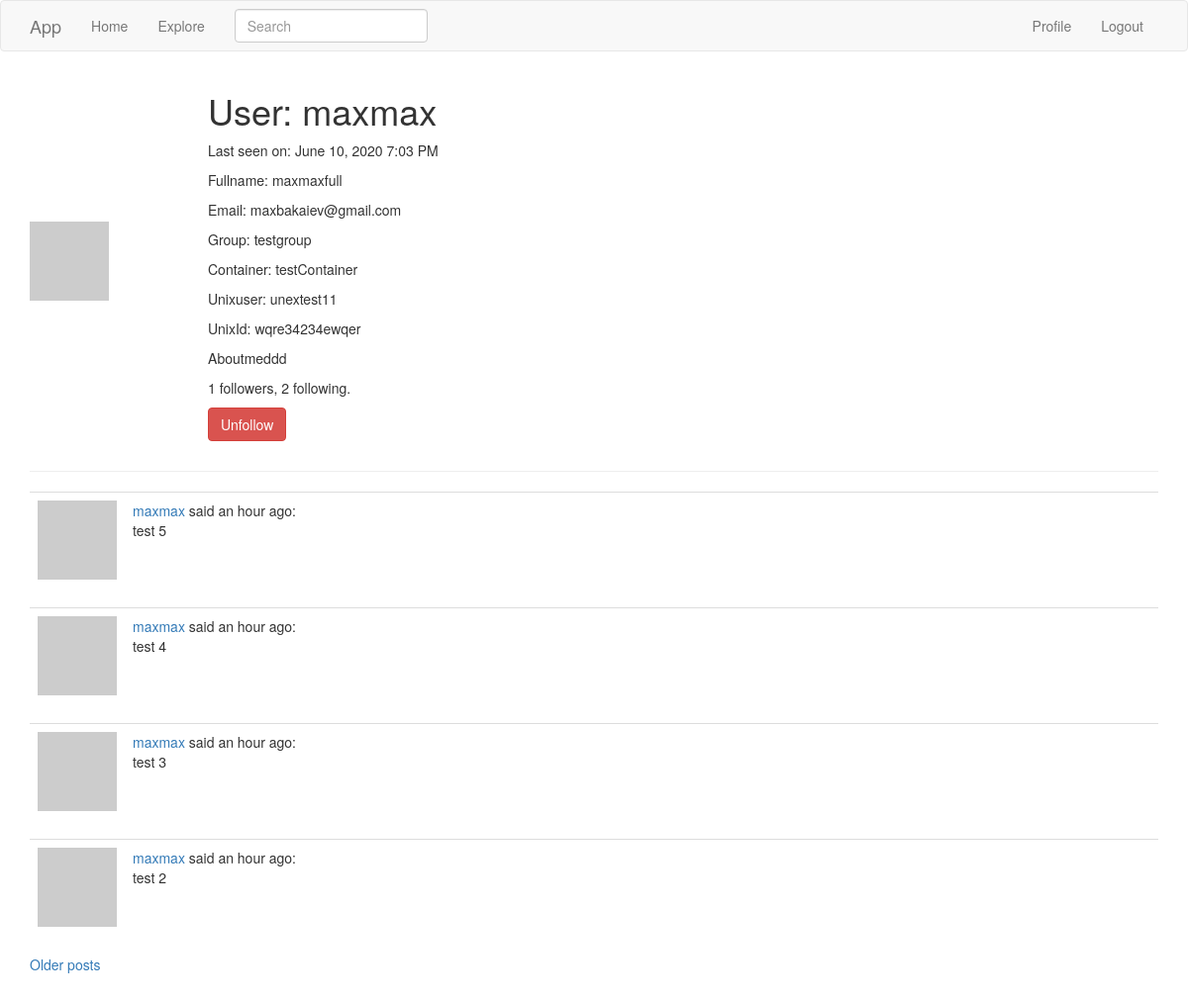
The app's page /user/maxmax (signed in) with its own data.
### app/models.py (models this page shows, shortened)
class User(UserMixin, db.Model):
    id = db.Column(db.Integer, primary_key=True)
    username = db.Column(db.String(64), index=True, unique=True)
    fullname = db.Column(db.String(120))
    email = db.Column(db.String(120), index=True, unique=True)
    password_hash = db.Column(db.String(128))
    posts = db.relationship('Post', backref='author', lazy='dynamic')
    about_me = db.Column(db.String(140))
    group = db.Column(db.String(120))
    unixuser = db.Column(db.String(120))
    unixid = db.Column(db.String(120))
    container = db.Column(db.String(120))
    last_seen = db.Column(db.DateTime, default=datetime.utcnow)
    followed = db.relationship(
        'User', secondary=followers,
        primaryjoin=(followers.c.follower_id == id),
        secondaryjoin=(followers.c.followed_id == id),
        backref=db.backref('followers', lazy='dynamic'), lazy='dynamic')
    def avatar(self, size):
        digest = md5(self.email.lower().encode('utf-8')).hexdigest()
        return 'https://www.gravatar.com/avatar/{}?d=identicon&s={}'.format(
            digest, size)
    def is_following(self, user):
        return self.followed.filter(
            followers.c.followed_id == user.id).count() > 0

class SearchableMixin(object):
    @classmethod
    def before_commit(cls, session):
        session._changes = {
            'add': list(session.new),
            'update': list(session.dirty),
            'delete': list(session.deleted)
        }
    @classmethod
    def after_commit(cls, session):
        for obj in session._changes['add']:
            if isinstance(obj, SearchableMixin):
                add_to_index(obj.__tablename__, obj)
        for obj in session._changes['update']:
            if isinstance(obj, SearchableMixin):
                add_to_index(obj.__tablename__, obj)
        for obj in session._changes['delete']:
            if isinstance(obj, SearchableMixin):
                remove_from_index(obj.__tablename__, obj)
        session._changes = None

class Post(SearchableMixin, db.Model):
    __searchable__ = ['body']
    id = db.Column(db.Integer, primary_key=True)
    body = db.Column(db.String(140))
    timestamp = db.Column(db.DateTime, index=True, default=datetime.utcnow)
    user_id = db.Column(db.Integer, db.ForeignKey('user.id'))
    language = db.Column(db.String(5))

### app/main/routes.py (the view)
@bp.route('/user/<username>')
@login_required
def user(username):
    user = User.query.filter_by(username=username).first_or_404()
    page = request.args.get('page', 1, type=int)
    posts = user.posts.order_by(Post.timestamp.desc()).paginate(
        page, 4, False)
    next_url = url_for('main.user', username=user.username,
                       page=posts.next_num) if posts.has_next else None
    prev_url = url_for('main.user', username=user.username,
                       page=posts.prev_num) if posts.has_prev else None
    form = EmptyForm()
    return render_template('user.html', user=user, posts=posts.items,
                           next_url=next_url, prev_url=prev_url, form=form)

### app/main/forms.py
class SearchForm(FlaskForm):
    q = StringField(_l('Search'), validators=[DataRequired()])
    def __init__(self, *args, **kwargs):
        if 'formdata' not in kwargs:
            kwargs['formdata'] = request.args
        if 'csrf_enabled' not in kwargs:
            kwargs['csrf_enabled'] = False
        super(SearchForm, self).__init__(*args, **kwargs)

class EmptyForm(FlaskForm):
    submit = SubmitField('Submit')

### app/main/routes.py (called while the page is built)
@bp.before_app_request
def before_request():
    if current_user.is_authenticated:
        current_user.last_seen = datetime.utcnow()
        db.session.commit()
        g.search_form = SearchForm()
    g.locale = str(get_locale())

### app/models.py (called while the page is built)
@login.user_loader
def load_user(id):
    return User.query.get(int(id))

### app/templates/user.html (shortened to what this page needs)
{% extends "base.html" %}
{% block app_content %}
  <table>
      <tr>
          <td width="180px"><img src="{{ user.avatar(128) }}"></td>
          <td>
              <h1>User: {{ user.username }}</h1>
              {% if user.last_seen %}
              <p>Last seen on: {{ moment(user.last_seen).format('LLL') }}</p>
              {% endif %}
              {% if user.fullname %}<p>Fullname: {{ user.fullname }}</p>{% endif %}
              {% if user.email %}<p>Email: {{ user.email }}</p>{% endif %}
              {% if user.group %}<p>Group: {{ user.group }}</p>{% endif %}
              {% if user.container %}<p>Container: {{ user.container }}</p>{% endif %}
              {% if user.unixuser %}<p>Unixuser: {{ user.unixuser }}</p>{% endif %}
              {% if user.unixid %}<p>UnixId: {{ user.unixid }}</p>{% endif %}
              {% if user.about_me %}<p>{{ user.about_me }}</p>{% endif %}
              <p>{{ user.followers.count() }} followers, {{ user.followed.count() }} following.</p>
              {% if user == current_user %}
              <p><a href="{{ url_for('main.edit_profile') }}">{{ _('Edit your profile') }}</a></p>
              {% else %}
              <p>
                  <form action="{{ url_for('main.unfollow', username=user.username) }}" method="post">
                      {{ form.submit(value=_('Unfollow'), class_='btn btn-danger') }}
                  </form>
              </p>
              {% endif %}
          </td>
      </tr>
  </table>
  <hr>
  {% for post in posts %}
      {% include '_post.html' %}
  {% endfor %}
  {% if next_url %}
  <a href="{{ next_url }}">Older posts</a>
  {% endif %}
  <br />
  <br />
  <br />
  <br />
  <br />
{% endblock %}

### app/templates/_post.html
<table class="table table-hover">
    <tr>
        <td width="70px">
            <a href="{{ url_for('user', username=post.author.username) }}">
                <img src="{{ post.author.avatar(70) }}" />
            </a>
        </td>
        <td>
            <a href="{{ url_for('user', username=post.author.username) }}">
                {{ post.author.username }}
            </a>
            said {{ moment(post.timestamp).fromNow() }}:
            <br>
            {{ post.body }}
        </td>
    </tr>
</table>

### records on screen
User: username "maxmax", last_seen "June 10, 2020 7:03 PM", fullname "maxmaxfull", email "maxbakaiev@gmail.com", group "testgroup", container "testContainer", unixuser "unextest11", unixid "wqre34234ewqer", about_me "Aboutmeddd"
Post: author.username "maxmax", timestamp "an hour ago", body "test 5"
Post: author.username "maxmax", timestamp "an hour ago", body "test 4"
Post: author.username "maxmax", timestamp "an hour ago", body "test 3"
Post: author.username "maxmax", timestamp "an hour ago", body "test 2"

### other values on screen
{{ user.followers.count() }} "1"
{{ user.followed.count() }} "2"
